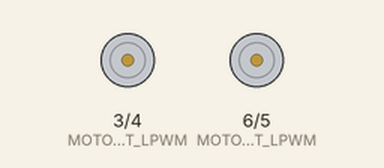
A sketch run on a simulated Arduino Uno, built with avr-gcc and run on an emulated ATmega328P. Parts: motor-driver pin pairs drawn as motors (green arrow = first pin HIGH = forward, orange = second pin HIGH = backward, longer = more drive, scaled by the enable pin).

Above: at 3.1 s.
At 11.0 s:
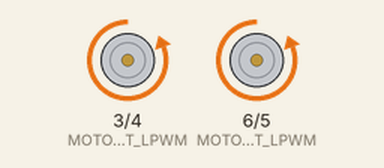
At 31.41 s:
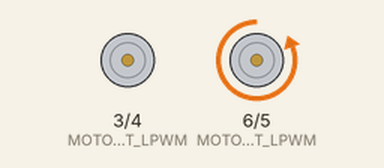
Timing chart, 0 to 32.6 s (numbered marks = the images above):
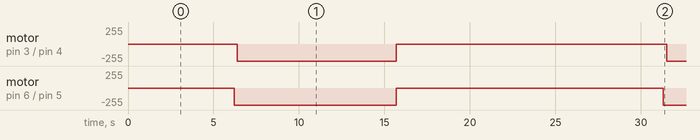

The sketch:

accelerate.ino
```cpp
// Motor - Left
#define MOTOR_LEFT_PWM   2
#define MOTOR_LEFT_LPWM  3
#define MOTOR_LEFT_RPWM  4

// Motor - Right
#define MOTOR_RIGHT_PWM   7
#define MOTOR_RIGHT_LPWM  6
#define MOTOR_RIGHT_RPWM  5

void setup() {
  pinMode(MOTOR_LEFT_PWM, OUTPUT);
  pinMode(MOTOR_LEFT_LPWM, OUTPUT);
  pinMode(MOTOR_LEFT_RPWM, OUTPUT);

  pinMode(MOTOR_RIGHT_PWM, OUTPUT);
  pinMode(MOTOR_RIGHT_LPWM, OUTPUT);
  pinMode(MOTOR_RIGHT_RPWM, OUTPUT);

  stop(); // Başlangıçta durdur
}

void loop() {
  // Hızlan
  accelerateForward();
  delay(2000);  // Sabit hızda ilerleme süresi
  // Yavaşla
  decelerateStop();
  delay(3000); // Bekle, sonra tekrar et
}

void accelerateForward() {
  digitalWrite(MOTOR_LEFT_LPWM, LOW);
  digitalWrite(MOTOR_LEFT_RPWM, HIGH);

  digitalWrite(MOTOR_RIGHT_LPWM, LOW);
  digitalWrite(MOTOR_RIGHT_RPWM, HIGH);

  for (int speed = 0; speed <= 200; speed += 1) {
    analogWrite(MOTOR_LEFT_PWM, speed);
    analogWrite(MOTOR_RIGHT_PWM, speed+4);
    delay(50); // Hızlanma süresi (ivmelenme)
  }
}

void decelerateStop() {
  for (int speed = 200; speed >= 0; speed -= 1) {
    analogWrite(MOTOR_LEFT_PWM, speed);
    analogWrite(MOTOR_RIGHT_PWM, speed);
    delay(50); // Yavaşlama süresi (deceleration)
  }
  stop();
}

void stop() {
  analogWrite(MOTOR_LEFT_PWM, 0);
  digitalWrite(MOTOR_LEFT_LPWM, LOW);
  digitalWrite(MOTOR_LEFT_RPWM, LOW);

  analogWrite(MOTOR_RIGHT_PWM, 0);
  digitalWrite(MOTOR_RIGHT_LPWM, LOW);
  digitalWrite(MOTOR_RIGHT_RPWM, LOW);
}
```

Measured:
- by itself, motor on pin 3 (MOTOR_LEFT_LPWM) / pin 4 (MOTOR_LEFT_RPWM): alternates backward 255/255 for 9.3 s and stopped for 15.8 s
- by itself, motor on pin 6 (MOTOR_RIGHT_LPWM) / pin 5 (MOTOR_RIGHT_RPWM): alternates backward 255/255 for 9.5 s and stopped for 15.6 s
